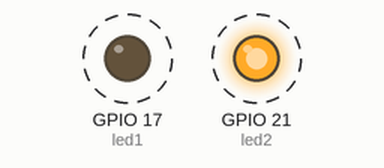
Simulated run of this program. Board: ESP32. Shown: output pins drawn as LEDs (lit = HIGH). Dashed ring = blinking.

Above: at 0.2 s.
Timing chart, 0 to 3.0 s (numbered marks = the images above):
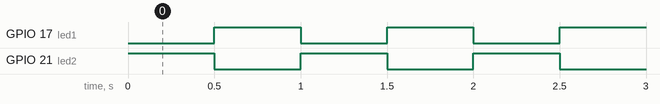

Measured:
- by itself, GPIO 17 (led1), GPIO 21 (led2): alternates HIGH for 0.50 s and LOW for 0.50 s

The program:

main.cpp
```cpp
#include <Arduino.h>

// This TaskHandle will allow
TaskHandle_t task1Handle = NULL;

const int led1 = 17; // Pin of the LED
const int led2 = 21; // Pin of the LED


void toggleLED(void * parameter){
for(;;){

vTaskDelay(500 / portTICK_PERIOD_MS);
// Turn the LED on
digitalWrite(led1, HIGH);
// Pause the task for 500ms
vTaskDelay(500 / portTICK_PERIOD_MS);
// Turn the LED off
digitalWrite(led1, LOW);

// Kill task1 if it's running
   if(task1Handle != NULL) {
   vTaskDelete(task1Handle);
   }

}
// vTaskDelete( NULL );


}

void toggleLED2(void * parameter){
for(;;){ // infinite loop
// Turn the LED on
digitalWrite(led2, HIGH);
// Pause the task for 500ms
vTaskDelay(500 / portTICK_PERIOD_MS);
// Turn the LED off
digitalWrite(led2, LOW);
// Pause the task again for 500ms
vTaskDelay(500 / portTICK_PERIOD_MS);
}
vTaskDelete( NULL );
}


void setup()
{
pinMode(led1, OUTPUT);
pinMode(led2, OUTPUT);
Serial.begin(112500);

/* we create a new task here */
xTaskCreate(
toggleLED, /* Task function. */
"toggleLED", /* name of task. */
10000, /* Stack size of task */
NULL, /* parameter of the task */
1, /* priority of the task */
NULL); /* Task handle to keep track of created task */

xTaskCreate(
toggleLED2, /* Task function. */
"toggleLED2", /* name of task. */
10000, /* Stack size of task */
NULL, /* parameter of the task */
1, /* priority of the task */
NULL);

}


/* the forever loop() function is invoked by Arduino ESP32 loopTask */
void loop()
{
}
```
